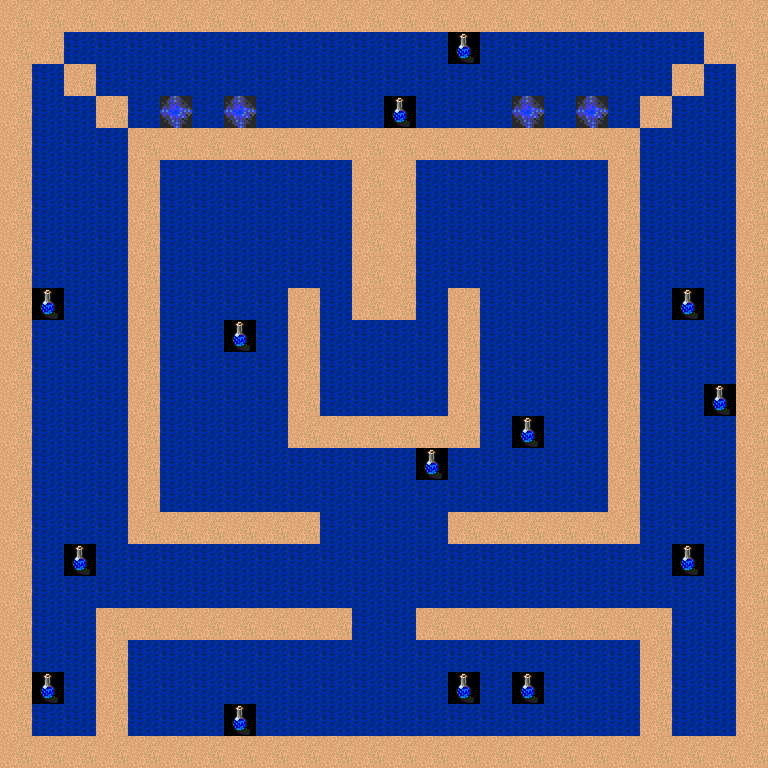

The image is a tile-based game level rendered from a .tmx file. Its description and complete source (layers, tilesets, objects, tile grids) follow:
An orthogonal 24x24 tile map with 32x32 px tiles, 2 tile layers (Background, Collect) and 7 objects (SpawnPoint).

<map version="1.2" tiledversion="1.2.3" orientation="orthogonal" renderorder="right-down" width="24" height="24" tilewidth="32" tileheight="32" infinite="0" nextlayerid="6" nextobjectid="8">
 <tileset firstgid="1" name="32x32" tilewidth="32" tileheight="32" tilecount="4544" columns="64">
  <image source="32x32.png" width="2048" height="2272" />
  <tile id="86">
   <properties>
    <property name="isCollectable" type="bool" value="true" />
    <property name="isKey" type="bool" value="true" />
   </properties>
  </tile>
  <tile id="320">
   <properties>
    <property name="isCollectable" type="bool" value="true" />
   </properties>
  </tile>
  <tile id="4296">
   <properties>
    <property name="isCollidable" type="bool" value="true" />
   </properties>
  </tile>
 </tileset>
 <layer id="1" name="Background" width="24" height="24">
  <data encoding="csv">
4297,4297,4297,4297,4297,4297,4297,4297,4297,4297,4297,4297,4297,4297,4297,4297,4297,4297,4297,4297,4297,4297,4297,4297,
4297,4297,194,194,194,194,194,194,194,194,194,194,194,194,194,194,194,194,194,194,194,194,4297,4297,
4297,194,4297,194,194,194,194,194,194,194,194,194,194,194,194,194,194,194,194,194,194,4297,194,4297,
4297,194,194,4297,194,194,194,194,194,194,194,194,194,194,194,194,194,194,194,194,4297,194,194,4297,
4297,194,194,194,4297,4297,4297,4297,4297,4297,4297,4297,4297,4297,4297,4297,4297,4297,4297,4297,194,194,194,4297,
4297,194,194,194,4297,194,194,194,194,194,194,4297,4297,194,194,194,194,194,194,4297,194,194,194,4297,
4297,194,194,194,4297,194,194,194,194,194,194,4297,4297,194,194,194,194,194,194,4297,194,194,194,4297,
4297,194,194,194,4297,194,194,194,194,194,194,4297,4297,194,194,194,194,194,194,4297,194,194,194,4297,
4297,194,194,194,4297,194,194,194,194,194,194,4297,4297,194,194,194,194,194,194,4297,194,194,194,4297,
4297,194,194,194,4297,194,194,194,194,4297,194,4297,4297,194,4297,194,194,194,194,4297,194,194,194,4297,
4297,194,194,194,4297,194,194,194,194,4297,194,194,194,194,4297,194,194,194,194,4297,194,194,194,4297,
4297,194,194,194,4297,194,194,194,194,4297,194,194,194,194,4297,194,194,194,194,4297,194,194,194,4297,
4297,194,194,194,4297,194,194,194,194,4297,194,194,194,194,4297,194,194,194,194,4297,194,194,194,4297,
4297,194,194,194,4297,194,194,194,194,4297,4297,4297,4297,4297,4297,194,194,194,194,4297,194,194,194,4297,
4297,194,194,194,4297,194,194,194,194,194,194,194,194,194,194,194,194,194,194,4297,194,194,194,4297,
4297,194,194,194,4297,194,194,194,194,194,194,194,194,194,194,194,194,194,194,4297,194,194,194,4297,
4297,194,194,194,4297,4297,4297,4297,4297,4297,194,194,194,194,4297,4297,4297,4297,4297,4297,194,194,194,4297,
4297,194,194,194,194,194,194,194,194,194,194,194,194,194,194,194,194,194,194,194,194,194,194,4297,
4297,194,194,194,194,194,194,194,194,194,194,194,194,194,194,194,194,194,194,194,194,194,194,4297,
4297,194,194,4297,4297,4297,4297,4297,4297,4297,4297,194,194,4297,4297,4297,4297,4297,4297,4297,4297,194,194,4297,
4297,194,194,4297,194,194,194,194,194,194,194,194,194,194,194,194,194,194,194,194,4297,194,194,4297,
4297,194,194,4297,194,194,194,194,194,194,194,194,194,194,194,194,194,194,194,194,4297,194,194,4297,
4297,194,194,4297,194,194,194,194,194,194,194,194,194,194,194,194,194,194,194,194,4297,194,194,4297,
4297,4297,4297,4297,4297,4297,4297,4297,4297,4297,4297,4297,4297,4297,4297,4297,4297,4297,4297,4297,4297,4297,4297,4297
</data>
 </layer>
 <layer id="5" name="Collect" width="24" height="24">
  <data encoding="csv">
0,0,0,0,0,0,0,0,0,0,0,0,0,0,0,0,0,0,0,0,0,0,0,0,
0,0,0,0,0,0,0,0,0,0,0,0,0,0,321,0,0,0,0,0,0,0,0,0,
0,0,0,0,0,0,0,0,0,0,0,0,0,0,0,0,0,0,0,0,0,0,0,0,
0,0,0,0,0,87,0,87,0,0,0,0,321,0,0,0,87,0,87,0,0,0,0,0,
0,0,0,0,0,0,0,0,0,0,0,0,0,0,0,0,0,0,0,0,0,0,0,0,
0,0,0,0,0,0,0,0,0,0,0,0,0,0,0,0,0,0,0,0,0,0,0,0,
0,0,0,0,0,0,0,0,0,0,0,0,0,0,0,0,0,0,0,0,0,0,0,0,
0,0,0,0,0,0,0,0,0,0,0,0,0,0,0,0,0,0,0,0,0,0,0,0,
0,0,0,0,0,0,0,0,0,0,0,0,0,0,0,0,0,0,0,0,0,0,0,0,
0,321,0,0,0,0,0,0,0,0,0,0,0,0,0,0,0,0,0,0,0,321,0,0,
0,0,0,0,0,0,0,321,0,0,0,0,0,0,0,0,0,0,0,0,0,0,0,0,
0,0,0,0,0,0,0,0,0,0,0,0,0,0,0,0,0,0,0,0,0,0,0,0,
0,0,0,0,0,0,0,0,0,0,0,0,0,0,0,0,0,0,0,0,0,0,321,0,
0,0,0,0,0,0,0,0,0,0,0,0,0,0,0,0,321,0,0,0,0,0,0,0,
0,0,0,0,0,0,0,0,0,0,0,0,0,321,0,0,0,0,0,0,0,0,0,0,
0,0,0,0,0,0,0,0,0,0,0,0,0,0,0,0,0,0,0,0,0,0,0,0,
0,0,0,0,0,0,0,0,0,0,0,0,0,0,0,0,0,0,0,0,0,0,0,0,
0,0,321,0,0,0,0,0,0,0,0,0,0,0,0,0,0,0,0,0,0,321,0,0,
0,0,0,0,0,0,0,0,0,0,0,0,0,0,0,0,0,0,0,0,0,0,0,0,
0,0,0,0,0,0,0,0,0,0,0,0,0,0,0,0,0,0,0,0,0,0,0,0,
0,0,0,0,0,0,0,0,0,0,0,0,0,0,0,0,0,0,0,0,0,0,0,0,
0,321,0,0,0,0,0,0,0,0,0,0,0,0,321,0,321,0,0,0,0,0,0,0,
0,0,0,0,0,0,0,321,0,0,0,0,0,0,0,0,0,0,0,0,0,0,0,0,
0,0,0,0,0,0,0,0,0,0,0,0,0,0,0,0,0,0,0,0,0,0,0,0
</data>
 </layer>
 <objectgroup id="3" name="Enemy">
  <object id="2" x="334" y="270">
   <properties>
    <property name="Danger" type="float" value="3" />
    <property name="Dead" type="float" value="0.5" />
    <property name="Pattern" value="L5R5" />
   </properties>
  </object>
  <object id="3" x="432" y="272">
   <properties>
    <property name="Danger" type="float" value="3" />
    <property name="Dead" type="float" value="0.5" />
    <property name="Pattern" value="R5L5" />
   </properties>
  </object>
  <object id="4" x="272" y="562">
   <properties>
    <property name="Danger" type="float" value="3" />
    <property name="Dead" type="float" value="0.5" />
    <property name="Pattern" value="R7D1L7U1" />
   </properties>
  </object>
  <object id="5" x="270" y="52">
   <properties>
    <property name="Danger" type="float" value="3" />
    <property name="Dead" type="float" value="0.5" />
    <property name="Pattern" value="R7D2L7U2" />
   </properties>
  </object>
 </objectgroup>
 <objectgroup id="4" name="Trigger">
  <object id="6" x="144" y="720">
   <properties>
    <property name="Pattern" value="1 1 194 2 2 194 3 3 194" />
   </properties>
  </object>
  <object id="7" x="622" y="722">
   <properties>
    <property name="Pattern" value="22 1 194 21 2 194 20 3 194" />
   </properties>
  </object>
 </objectgroup>
 <objectgroup id="2" name="Player" visible="0">
  <object id="1" name="SpawnPoint" x="386" y="384" visible="0" />
 </objectgroup>
</map>